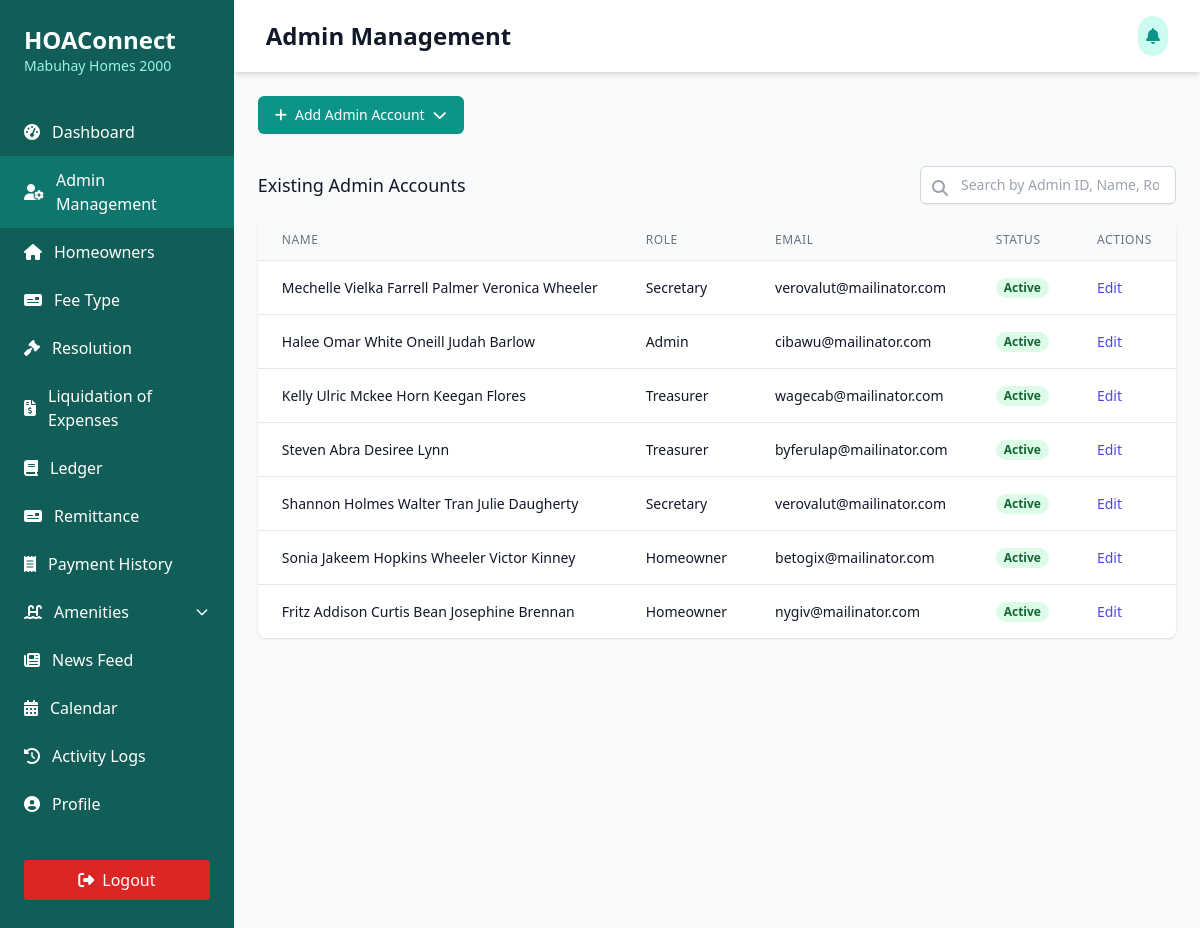
Page /Users/president/president-accounts.php on the earlier database version.
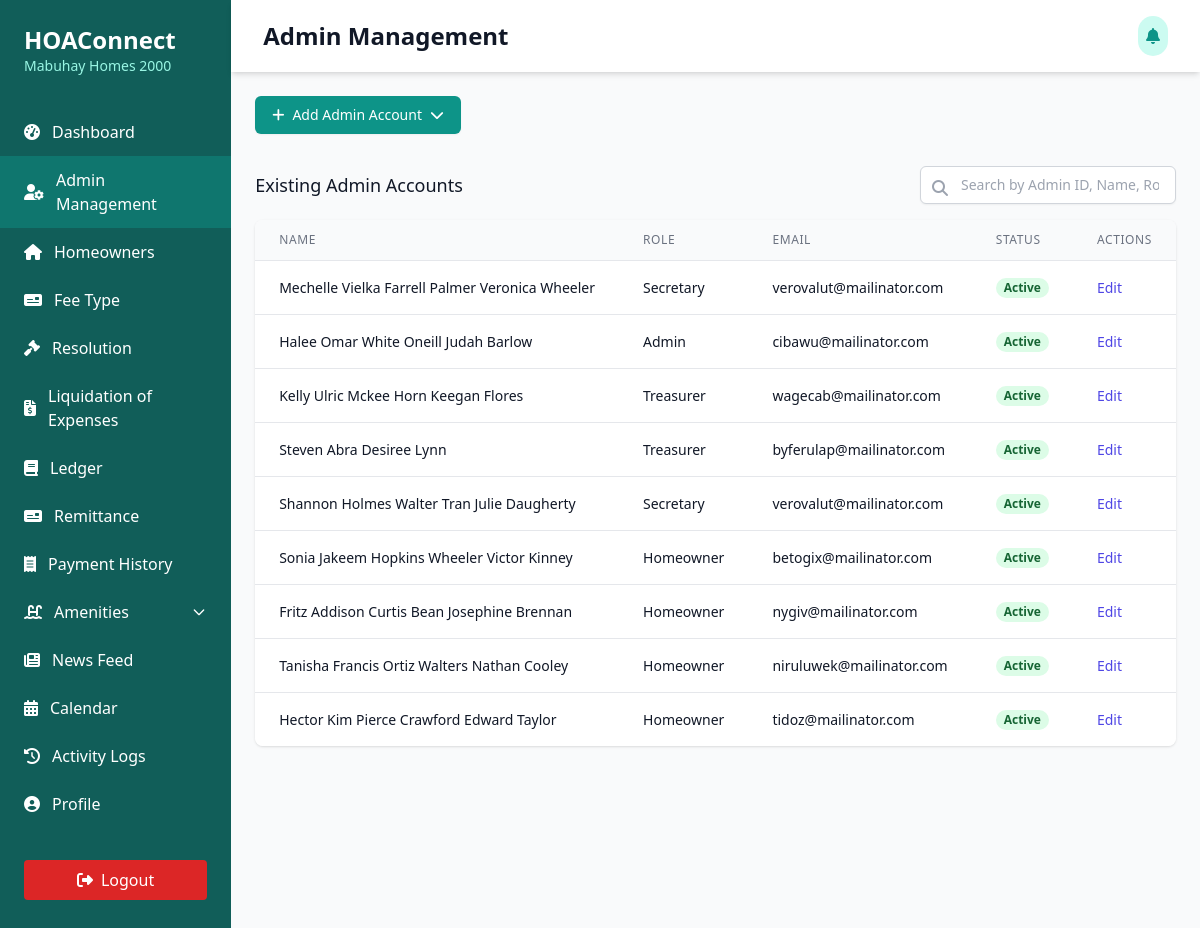
Same page on the later database version.
### tables this page shows
CREATE TABLE `users` (
  `id` int(11) NOT NULL,
  `role_id` int(11) NOT NULL,
  `user_id` int(11) NOT NULL,
  `first_name` varchar(255) NOT NULL,
  `middle_name` varchar(255) NOT NULL,
  `last_name` varchar(255) NOT NULL,
  `suffix` varchar(50) NOT NULL,
  `email_address` varchar(100) NOT NULL,
  `hoa_number` int(11) DEFAULT NULL,
  `phone_number` varchar(100) NOT NULL,
  `age` int(11) NOT NULL,
  `date_of_birth` date NOT NULL,
  `citizenship` varchar(100) NOT NULL,
  `civil_status` varchar(100) NOT NULL,
  `account_status` int(11) NOT NULL,
  `home_address` varchar(255) DEFAULT NULL,
  `lot_number` int(11) NOT NULL,
  `block_number` int(11) NOT NULL,
  `phase_number` int(11) NOT NULL,
  `village_name` varchar(200) NOT NULL,
  `date_created` date NOT NULL,
  `date_updated` date NOT NULL
);

### Users/president/president-accounts.php (the view, shortened to what the changed rows need)
<?php
include('../../connection/connection.php');
?>
<!DOCTYPE html>
<html lang="en">
<head>
  <script src="https://cdn.tailwindcss.com"></script>
  <link rel="stylesheet" href="https://cdnjs.cloudflare.com/ajax/libs/font-awesome/6.4.0/css/all.min.css" />
</head>
<body class="bg-gray-50">
  <div class="min-h-screen flex">
    <div class="bg-teal-800 text-white w-64 py-6 flex flex-col">
      <div class="px-6 mb-8">
        <h1 class="text-2xl font-bold">HOAConnect</h1>
      </div>
    </div>
    <div class="flex-1 flex flex-col">
      <header class="bg-white shadow-md">
        <div class="max-w-7xl mx-auto py-4 px-4 sm:px-6 lg:px-8 flex justify-between items-center">
            <h1 class="text-2xl font-bold text-gray-900">Admin Management</h1>
          </div>
    </header>
      <main class="flex-1 p-6">
        <div class="mt-8">
          <div class="bg-white shadow rounded-lg overflow-hidden">
            <div class="overflow-x-auto">
              <table id="secretary-table" class="min-w-full divide-y divide-gray-200">
                <thead class="bg-gray-50">
                  <tr>
                    <th scope="col" class="px-6 py-3 text-left text-xs font-medium text-gray-500 uppercase tracking-wider">
                      Name
                    </th>
                    <th scope="col" class="px-6 py-3 text-left text-xs font-medium text-gray-500 uppercase tracking-wider">
                      Role
                    </th>
                    <th scope="col" class="px-6 py-3 text-left text-xs font-medium text-gray-500 uppercase tracking-wider">
                      Email
                    </th>
                    <th scope="col" class="px-6 py-3 text-left text-xs font-medium text-gray-500 uppercase tracking-wider">
                      Status
                    </th>
                    <th scope="col" class="px-6 py-3 text-left text-xs font-medium text-gray-500 uppercase tracking-wider">
                      Actions
                    </th>
                  </tr>
                </thead>
                <tbody class="bg-white divide-y divide-gray-200">
                <?php
                $sql_query_accounts = "SELECT * FROM users";
                $run_sql_query_accounts = mysqli_query($conn, $sql_query_accounts);
                if(mysqli_num_rows($run_sql_query_accounts) > 0){
                  foreach($run_sql_query_accounts as $row_accounts){
                    ?>
                    <tr>
                      <td class="px-6 py-4 whitespace-nowrap text-sm text-gray-900">
                        <?php echo $row_accounts['first_name'] . ' ' . $row_accounts['middle_name'] . ' ' . $row_accounts['last_name'] . ' ' . $row_accounts['suffix']; ?>
                      </td>
                      <td class="px-6 py-4 whitespace-nowrap text-sm text-gray-900">
                        <?php
                          if($row_accounts['role_id'] == 2){
                            echo "Secretary";
                          }elseif($row_accounts['role_id'] == 3){
                            echo "Admin";
                          }elseif($row_accounts['role_id'] == 4){
                            echo "Treasurer";
                          }elseif($row_accounts['role_id'] == 5){
                            echo "Audit";
                          }else{
                            echo "Homeowner";
                          }
                        ?>
                      </td>
                      <td class="px-6 py-4 whitespace-nowrap text-sm text-gray-900">
                        <?php echo $row_accounts['email_address']; ?>
                      </td>
                      <td class="px-6 py-4 whitespace-nowrap text-sm">
                          <?php
                            if($row_accounts['account_status'] == 1){
                              $statusClass = "bg-green-100 text-green-800";
                              $statusText = "Active";
                            } else {
                              $statusClass = "bg-gray-200 text-gray-700";
                              $statusText = "Inactive";
                            }
                          ?>
                          <span class="px-2 inline-flex text-xs leading-5 font-semibold rounded-full <?php echo $statusClass; ?>">
                            <?php echo $statusText; ?>
                          </span>
                      </td>
                      <td class="px-6 py-4 whitespace-nowrap text-sm font-medium space-x-2">
                        <a href="president-edit-accounts.php?user_id=<?php echo $row_accounts['user_id']; ?>"
                          class="text-indigo-600 hover:text-indigo-900">
                          Edit
                        </a>
                      </td>
                    <?php
                  }
                }
                ?>
                </tbody>
              </table>
            </div>
          </div>
        </div>
      </main>
    </div>
  </div>
</body>
</html>

Differences in the rows shown:
added users: first_name "Tanisha", middle_name "Francis Ortiz", last_name "Walters", suffix "Nathan Cooley", shows "Homeowner", email_address "niruluwek@mailinator.com", account_status "Active"
added users: first_name "Hector", middle_name "Kim Pierce", last_name "Crawford", suffix "Edward Taylor", shows "Homeowner", email_address "tidoz@mailinator.com", account_status "Active"
